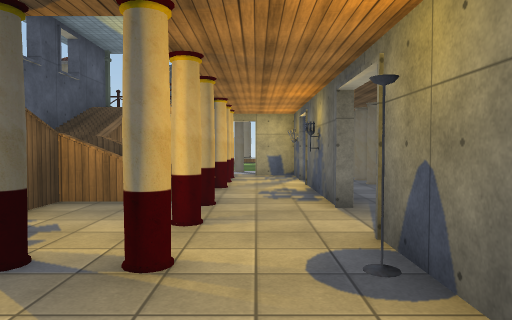
view 1 (above)

24 first-person views from a walk through a Unity game level. The camera is 1.4 m above the floor, tilts 2° down and sees 70° across. The floor is counted in squares, 2 m on a side. Each view is taken from the middle of a square. On the plan, view 1 faces up. The plan holds only what a view shows up to about 11 squares ahead; the rest is blank. The place goes on beyond the plan. Some surface patterns are stand-ins.

view 2
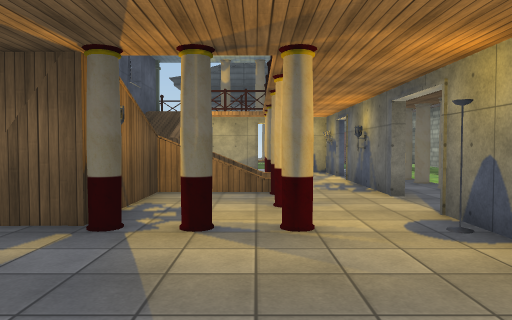

view 3
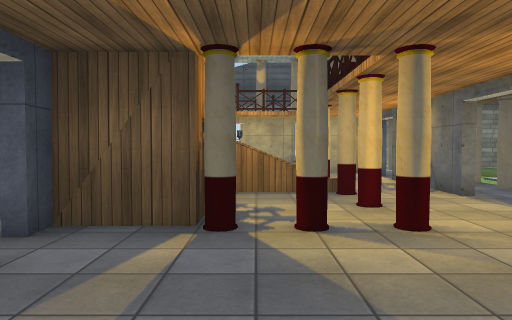

view 4
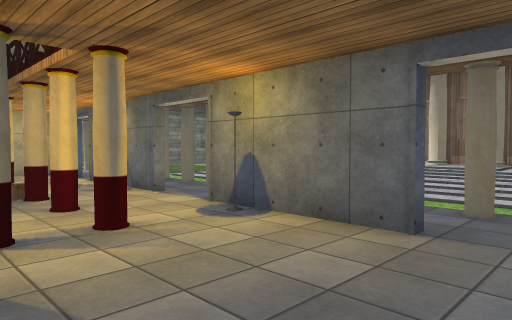

view 5
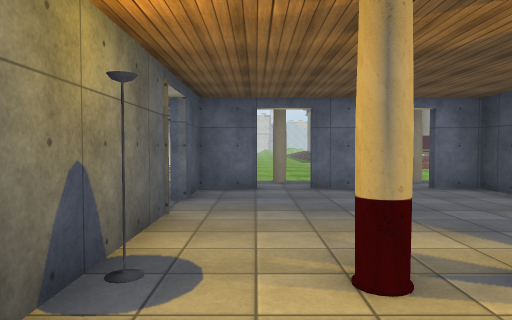

view 6
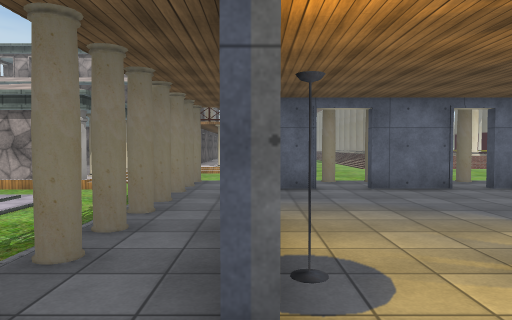

view 7
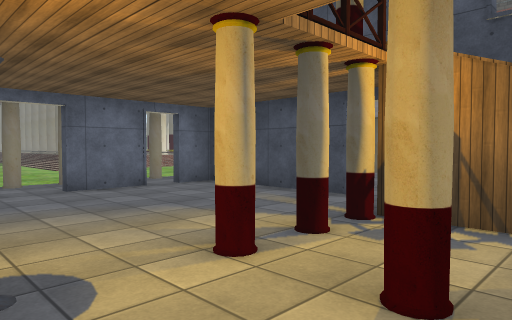

view 8
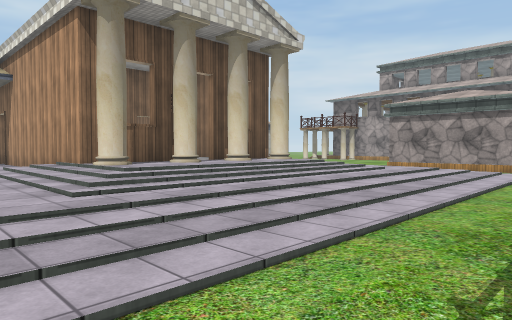

view 9
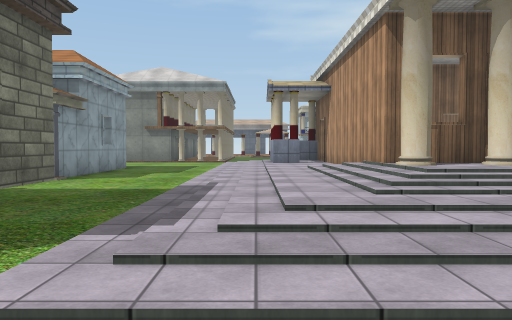

view 10
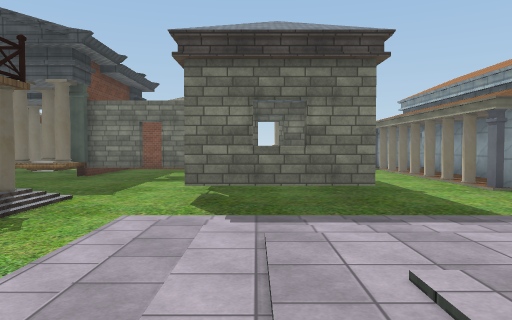

view 11
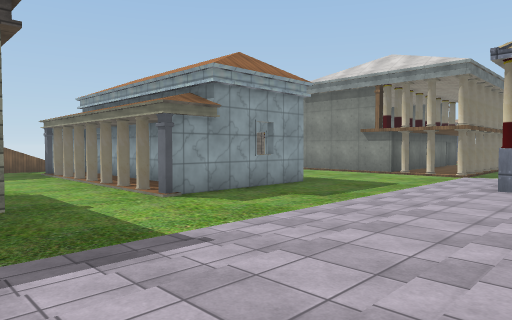

view 12
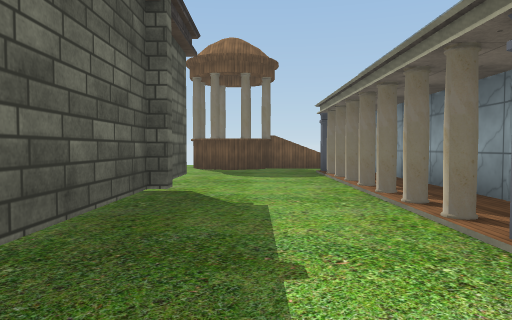

view 13
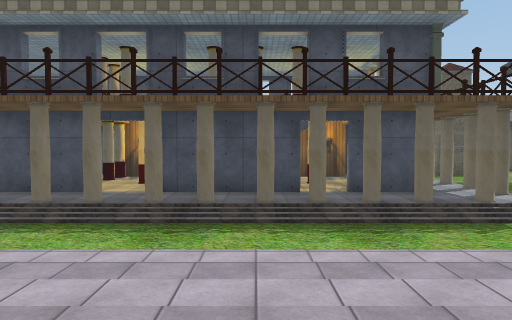

view 14
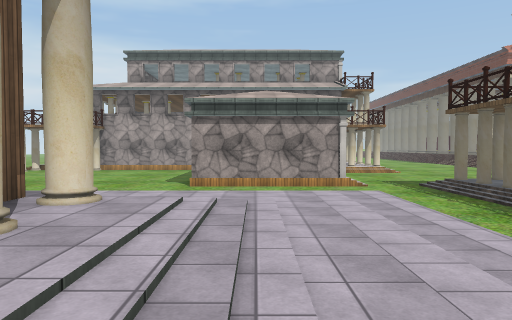

view 15
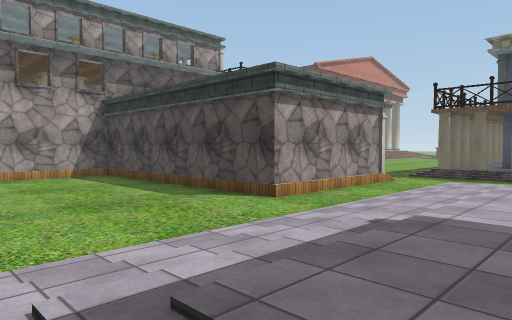

view 16
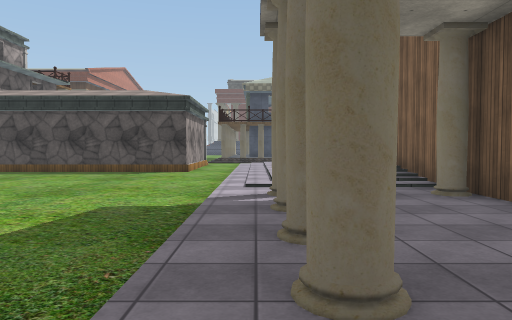

view 17
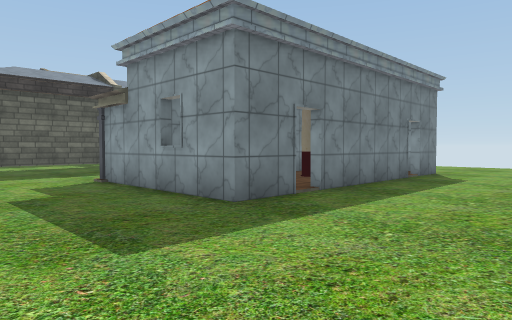

view 18
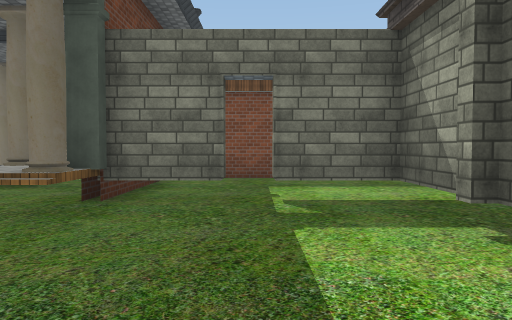

view 19
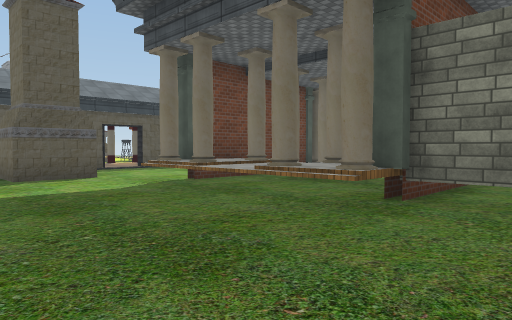

view 20
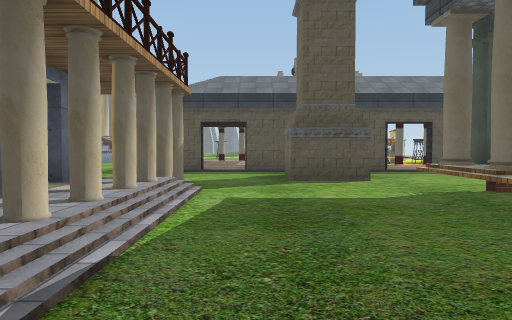

view 21
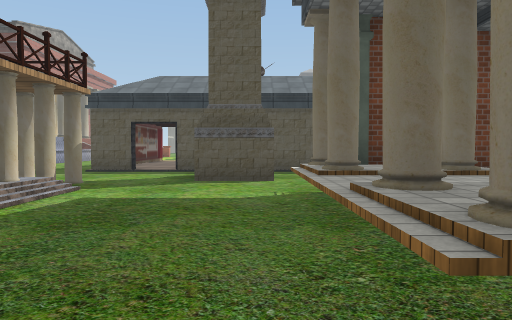

view 22
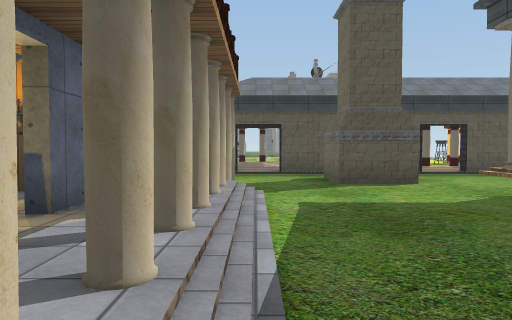

view 23
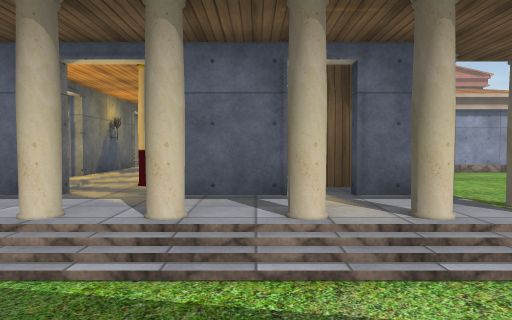

view 24
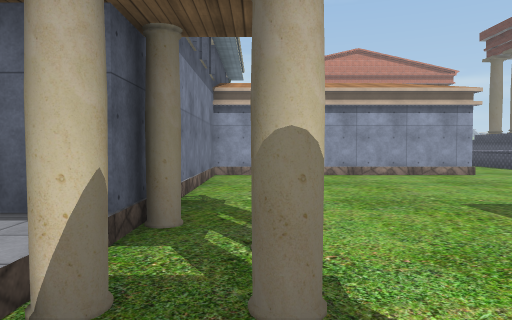

### Floor plan
Key: @ floor where view 1 was taken; # wall or solid block; x gap in a wall; . main floor; : floor 0.25 m higher than the main floor; + floor 0.5 m higher than the main floor; * floor 0.75 m higher than the main floor; % floor 1 m higher than the main floor; & floor 2 m higher than the main floor; / step, stairs or slope; = window, fence, low wall or low ledge; ^ raised ledge.
Columns run from 9 left of view 1 to 19 right of it. Each row starts with its distance up from view 1.
 18 #    #+//##.........##  x..
 17 :....#////#.........##: #...
 16 :....#%/*###.##  #..##::#...
 15 #....#%#*##...#  #..## :#...
 14 #  #..........#  #..x:  :...
 13 #.##..........   #..##  #...
 12 #.............   #..#####....
 11 :....////////.####...........
 10 #...########/................
  9 #...########/.:::::::::::::::
  8 .....#/+x+##/.:+++++++++++++
  7 .....#/+x+##/.:+++++++++^
  6 .....#&//+##/.:+/**#######
  5 .....#&//+##/.:+/%##
  4 ... .#/+/+++/.:+/%##
  3 ######/+x++//.:+/%##
  2      #/##+##/.:+/%%#=
  1      x++++##/.:+/%######x
  0      #+++@##/.:+++++++:::::
 -1      #++++##/.:+++++++:::::.
 -2      #######/.:://////:#xx#..
 -3       ######/...............
 -4           ///.####.........
 -5            ...+  ##......
 -6        ... ...    #.....
 -7        ...        #...
 -8                   #...
 -9                   #..
-10                   #..

Where each view was taken, in squares from view 1:
view 1: 0 up, 0 right, facing up
view 2: 1 down, 1 left, facing up
view 3: 1 down, 2 left, facing up
view 4: 1 down, 2 left, facing up-right
view 5: 4 up, 0 right, facing down
view 6: 4 up, 1 right, facing down
view 7: 4 up, 1 right, facing down-left
view 8: 8 up, 3 right, facing down-right
view 9: 8 up, 3 right, facing right
view 10: 5 up, 6 right, facing up
view 11: 6 up, 7 right, facing up-right
view 12: 10 up, 9 right, facing up
view 13: 6 up, 8 right, facing left
view 14: 5 up, 7 right, facing down
view 15: 0 up, 13 right, facing down-left
view 16: 2 down, 19 right, facing left
view 17: 9 up, 19 right, facing up-left
view 18: 11 up, 3 right, facing up
view 19: 11 up, 3 right, facing up-left
view 20: 12 up, 2 right, facing left
view 21: 14 up, 2 right, facing left
view 22: 11 up, 2 right, facing left
view 23: 13 up, 2 left, facing down
view 24: 12 up, 5 left, facing down
